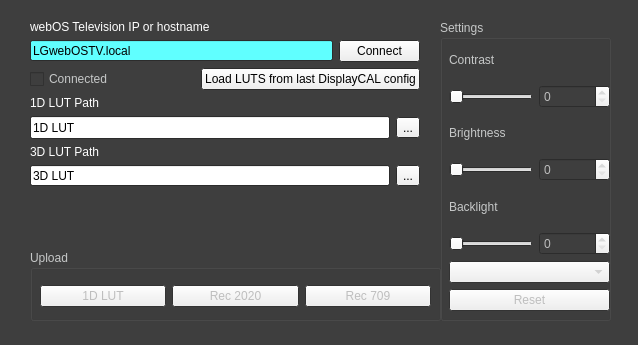
<?xml version="1.0" encoding="UTF-8"?>
<ui version="4.0">
 <class>test4</class>
 <widget class="QWidget" name="test4">
  <property name="windowModality">
   <enum>Qt::NonModal</enum>
  </property>
  <property name="enabled">
   <bool>true</bool>
  </property>
  <property name="geometry">
   <rect>
    <x>0</x>
    <y>0</y>
    <width>638</width>
    <height>345</height>
   </rect>
  </property>
  <property name="sizePolicy">
   <sizepolicy hsizetype="Fixed" vsizetype="Fixed">
    <horstretch>0</horstretch>
    <verstretch>0</verstretch>
   </sizepolicy>
  </property>
  <property name="minimumSize">
   <size>
    <width>638</width>
    <height>345</height>
   </size>
  </property>
  <property name="maximumSize">
   <size>
    <width>638</width>
    <height>345</height>
   </size>
  </property>
  <property name="palette">
   <palette>
    <active>
     <colorrole role="WindowText">
      <brush brushstyle="SolidPattern">
       <color alpha="255">
        <red>255</red>
        <green>255</green>
        <blue>255</blue>
       </color>
      </brush>
     </colorrole>
     <colorrole role="Base">
      <brush brushstyle="SolidPattern">
       <color alpha="255">
        <red>255</red>
        <green>255</green>
        <blue>255</blue>
       </color>
      </brush>
     </colorrole>
     <colorrole role="Window">
      <brush brushstyle="SolidPattern">
       <color alpha="255">
        <red>62</red>
        <green>62</green>
        <blue>62</blue>
       </color>
      </brush>
     </colorrole>
    </active>
    <inactive>
     <colorrole role="WindowText">
      <brush brushstyle="SolidPattern">
       <color alpha="255">
        <red>255</red>
        <green>255</green>
        <blue>255</blue>
       </color>
      </brush>
     </colorrole>
     <colorrole role="Base">
      <brush brushstyle="SolidPattern">
       <color alpha="255">
        <red>255</red>
        <green>255</green>
        <blue>255</blue>
       </color>
      </brush>
     </colorrole>
     <colorrole role="Window">
      <brush brushstyle="SolidPattern">
       <color alpha="255">
        <red>62</red>
        <green>62</green>
        <blue>62</blue>
       </color>
      </brush>
     </colorrole>
    </inactive>
    <disabled>
     <colorrole role="WindowText">
      <brush brushstyle="SolidPattern">
       <color alpha="255">
        <red>198</red>
        <green>200</green>
        <blue>200</blue>
       </color>
      </brush>
     </colorrole>
     <colorrole role="Base">
      <brush brushstyle="SolidPattern">
       <color alpha="255">
        <red>224</red>
        <green>225</green>
        <blue>228</blue>
       </color>
      </brush>
     </colorrole>
     <colorrole role="Window">
      <brush brushstyle="SolidPattern">
       <color alpha="255">
        <red>62</red>
        <green>62</green>
        <blue>62</blue>
       </color>
      </brush>
     </colorrole>
    </disabled>
   </palette>
  </property>
  <property name="windowTitle">
   <string>agf.webOS Calibration helper </string>
  </property>
  <property name="autoFillBackground">
   <bool>true</bool>
  </property>
  <layout class="QGridLayout" name="_2">
   <property name="sizeConstraint">
    <enum>QLayout::SetFixedSize</enum>
   </property>
   <property name="leftMargin">
    <number>20</number>
   </property>
   <property name="topMargin">
    <number>20</number>
   </property>
   <property name="rightMargin">
    <number>20</number>
   </property>
   <property name="bottomMargin">
    <number>20</number>
   </property>
   <item row="0" column="1">
    <widget class="QFrame" name="frame">
     <property name="sizePolicy">
      <sizepolicy hsizetype="Fixed" vsizetype="Fixed">
       <horstretch>0</horstretch>
       <verstretch>0</verstretch>
      </sizepolicy>
     </property>
     <property name="minimumSize">
      <size>
       <width>598</width>
       <height>305</height>
      </size>
     </property>
     <property name="maximumSize">
      <size>
       <width>598</width>
       <height>305</height>
      </size>
     </property>
     <property name="frameShape">
      <enum>QFrame::Panel</enum>
     </property>
     <property name="frameShadow">
      <enum>QFrame::Plain</enum>
     </property>
     <widget class="QWidget" name="widget" native="true">
      <property name="geometry">
       <rect>
        <x>0</x>
        <y>0</y>
        <width>601</width>
        <height>311</height>
       </rect>
      </property>
      <property name="palette">
       <palette>
        <active>
         <colorrole role="Base">
          <brush brushstyle="SolidPattern">
           <color alpha="255">
            <red>255</red>
            <green>255</green>
            <blue>255</blue>
           </color>
          </brush>
         </colorrole>
         <colorrole role="Window">
          <brush brushstyle="SolidPattern">
           <color alpha="255">
            <red>62</red>
            <green>62</green>
            <blue>62</blue>
           </color>
          </brush>
         </colorrole>
        </active>
        <inactive>
         <colorrole role="Base">
          <brush brushstyle="SolidPattern">
           <color alpha="255">
            <red>255</red>
            <green>255</green>
            <blue>255</blue>
           </color>
          </brush>
         </colorrole>
         <colorrole role="Window">
          <brush brushstyle="SolidPattern">
           <color alpha="255">
            <red>62</red>
            <green>62</green>
            <blue>62</blue>
           </color>
          </brush>
         </colorrole>
        </inactive>
        <disabled>
         <colorrole role="Base">
          <brush brushstyle="SolidPattern">
           <color alpha="255">
            <red>62</red>
            <green>62</green>
            <blue>62</blue>
           </color>
          </brush>
         </colorrole>
         <colorrole role="Window">
          <brush brushstyle="SolidPattern">
           <color alpha="255">
            <red>62</red>
            <green>62</green>
            <blue>62</blue>
           </color>
          </brush>
         </colorrole>
        </disabled>
       </palette>
      </property>
      <property name="autoFillBackground">
       <bool>true</bool>
      </property>
      <widget class="QWidget" name="layoutWidget">
       <property name="geometry">
        <rect>
         <x>10</x>
         <y>0</y>
         <width>411</width>
         <height>220</height>
        </rect>
       </property>
       <layout class="QVBoxLayout" name="verticalLayout">
        <property name="spacing">
         <number>-1</number>
        </property>
        <property name="sizeConstraint">
         <enum>QLayout::SetFixedSize</enum>
        </property>
        <item>
         <widget class="QLabel" name="label_4">
          <property name="text">
           <string>webOS Television IP or hostname</string>
          </property>
         </widget>
        </item>
        <item>
         <layout class="QHBoxLayout" name="horizontalLayout_9">
          <item>
           <widget class="QLineEdit" name="IP">
            <property name="enabled">
             <bool>true</bool>
            </property>
            <property name="minimumSize">
             <size>
              <width>303</width>
              <height>21</height>
             </size>
            </property>
            <property name="maximumSize">
             <size>
              <width>303</width>
              <height>21</height>
             </size>
            </property>
            <property name="palette">
             <palette>
              <active>
               <colorrole role="WindowText">
                <brush brushstyle="SolidPattern">
                 <color alpha="255">
                  <red>255</red>
                  <green>255</green>
                  <blue>255</blue>
                 </color>
                </brush>
               </colorrole>
               <colorrole role="BrightText">
                <brush brushstyle="SolidPattern">
                 <color alpha="255">
                  <red>0</red>
                  <green>0</green>
                  <blue>0</blue>
                 </color>
                </brush>
               </colorrole>
               <colorrole role="Base">
                <brush brushstyle="SolidPattern">
                 <color alpha="255">
                  <red>96</red>
                  <green>255</green>
                  <blue>255</blue>
                 </color>
                </brush>
               </colorrole>
               <colorrole role="AlternateBase">
                <brush brushstyle="SolidPattern">
                 <color alpha="255">
                  <red>245</red>
                  <green>98</green>
                  <blue>245</blue>
                 </color>
                </brush>
               </colorrole>
               <colorrole role="PlaceholderText">
                <brush brushstyle="SolidPattern">
                 <color alpha="128">
                  <red>0</red>
                  <green>0</green>
                  <blue>0</blue>
                 </color>
                </brush>
               </colorrole>
              </active>
              <inactive>
               <colorrole role="WindowText">
                <brush brushstyle="SolidPattern">
                 <color alpha="255">
                  <red>255</red>
                  <green>255</green>
                  <blue>255</blue>
                 </color>
                </brush>
               </colorrole>
               <colorrole role="BrightText">
                <brush brushstyle="SolidPattern">
                 <color alpha="255">
                  <red>0</red>
                  <green>0</green>
                  <blue>0</blue>
                 </color>
                </brush>
               </colorrole>
               <colorrole role="Base">
                <brush brushstyle="SolidPattern">
                 <color alpha="255">
                  <red>96</red>
                  <green>255</green>
                  <blue>255</blue>
                 </color>
                </brush>
               </colorrole>
               <colorrole role="AlternateBase">
                <brush brushstyle="SolidPattern">
                 <color alpha="255">
                  <red>245</red>
                  <green>98</green>
                  <blue>245</blue>
                 </color>
                </brush>
               </colorrole>
               <colorrole role="PlaceholderText">
                <brush brushstyle="SolidPattern">
                 <color alpha="128">
                  <red>0</red>
                  <green>0</green>
                  <blue>0</blue>
                 </color>
                </brush>
               </colorrole>
              </inactive>
              <disabled>
               <colorrole role="WindowText">
                <brush brushstyle="SolidPattern">
                 <color alpha="255">
                  <red>198</red>
                  <green>200</green>
                  <blue>200</blue>
                 </color>
                </brush>
               </colorrole>
               <colorrole role="BrightText">
                <brush brushstyle="SolidPattern">
                 <color alpha="255">
                  <red>0</red>
                  <green>0</green>
                  <blue>0</blue>
                 </color>
                </brush>
               </colorrole>
               <colorrole role="Base">
                <brush brushstyle="SolidPattern">
                 <color alpha="255">
                  <red>62</red>
                  <green>62</green>
                  <blue>62</blue>
                 </color>
                </brush>
               </colorrole>
               <colorrole role="AlternateBase">
                <brush brushstyle="SolidPattern">
                 <color alpha="255">
                  <red>245</red>
                  <green>98</green>
                  <blue>245</blue>
                 </color>
                </brush>
               </colorrole>
               <colorrole role="PlaceholderText">
                <brush brushstyle="SolidPattern">
                 <color alpha="128">
                  <red>0</red>
                  <green>0</green>
                  <blue>0</blue>
                 </color>
                </brush>
               </colorrole>
              </disabled>
             </palette>
            </property>
            <property name="autoFillBackground">
             <bool>false</bool>
            </property>
            <property name="inputMask">
             <string/>
            </property>
            <property name="text">
             <string>LGwebOSTV.local</string>
            </property>
           </widget>
          </item>
          <item>
           <widget class="QPushButton" name="connectPB">
            <property name="text">
             <string>Connect</string>
            </property>
           </widget>
          </item>
         </layout>
        </item>
        <item>
         <layout class="QHBoxLayout" name="horizontalLayout">
          <item alignment="Qt::AlignLeft">
           <widget class="QCheckBox" name="connectedCheckbox">
            <property name="enabled">
             <bool>false</bool>
            </property>
            <property name="sizePolicy">
             <sizepolicy hsizetype="Maximum" vsizetype="Fixed">
              <horstretch>0</horstretch>
              <verstretch>0</verstretch>
             </sizepolicy>
            </property>
            <property name="text">
             <string>Connected</string>
            </property>
           </widget>
          </item>
          <item>
           <widget class="QPushButton" name="loadDisplayCalLUTPB">
            <property name="text">
             <string>Load LUTS from last DisplayCAL config</string>
            </property>
           </widget>
          </item>
         </layout>
        </item>
        <item>
         <layout class="QVBoxLayout" name="verticalLayout_2">
          <property name="spacing">
           <number>-1</number>
          </property>
          <item>
           <widget class="QLabel" name="label_5">
            <property name="text">
             <string>1D LUT Path</string>
            </property>
           </widget>
          </item>
          <item>
           <layout class="QHBoxLayout" name="horizontalLayout_5">
            <item>
             <widget class="QLineEdit" name="LutEdit1">
              <property name="sizePolicy">
               <sizepolicy hsizetype="Expanding" vsizetype="Expanding">
                <horstretch>0</horstretch>
                <verstretch>0</verstretch>
               </sizepolicy>
              </property>
              <property name="minimumSize">
               <size>
                <width>360</width>
                <height>23</height>
               </size>
              </property>
              <property name="maximumSize">
               <size>
                <width>360</width>
                <height>23</height>
               </size>
              </property>
              <property name="text">
               <string>1D LUT </string>
              </property>
             </widget>
            </item>
            <item>
             <widget class="QToolButton" name="pB">
              <property name="text">
               <string>...</string>
              </property>
             </widget>
            </item>
           </layout>
          </item>
          <item>
           <widget class="QLabel" name="label_6">
            <property name="text">
             <string>3D LUT Path</string>
            </property>
           </widget>
          </item>
          <item>
           <layout class="QHBoxLayout" name="horizontalLayout_6">
            <item>
             <widget class="QLineEdit" name="LutEdit2">
              <property name="minimumSize">
               <size>
                <width>360</width>
                <height>21</height>
               </size>
              </property>
              <property name="maximumSize">
               <size>
                <width>360</width>
                <height>21</height>
               </size>
              </property>
              <property name="text">
               <string>3D LUT</string>
              </property>
             </widget>
            </item>
            <item>
             <widget class="QToolButton" name="pB2">
              <property name="text">
               <string>...</string>
              </property>
             </widget>
            </item>
           </layout>
          </item>
         </layout>
        </item>
       </layout>
      </widget>
      <widget class="QGroupBox" name="settingsBox">
       <property name="enabled">
        <bool>false</bool>
       </property>
       <property name="geometry">
        <rect>
         <x>420</x>
         <y>0</y>
         <width>171</width>
         <height>301</height>
        </rect>
       </property>
       <property name="sizePolicy">
        <sizepolicy hsizetype="Preferred" vsizetype="Preferred">
         <horstretch>0</horstretch>
         <verstretch>0</verstretch>
        </sizepolicy>
       </property>
       <property name="title">
        <string>Settings</string>
       </property>
       <widget class="QWidget" name="layoutWidget">
        <property name="geometry">
         <rect>
          <x>9</x>
          <y>20</y>
          <width>161</width>
          <height>271</height>
         </rect>
        </property>
        <layout class="QVBoxLayout" name="verticalLayout_3">
         <item>
          <widget class="QLabel" name="label_2">
           <property name="text">
            <string>Contrast</string>
           </property>
          </widget>
         </item>
         <item>
          <layout class="QHBoxLayout" name="horizontalLayout_2">
           <item>
            <widget class="QSlider" name="contrastSlider">
             <property name="orientation">
              <enum>Qt::Horizontal</enum>
             </property>
            </widget>
           </item>
           <item>
            <widget class="QSpinBox" name="spinBox_2">
             <property name="sizePolicy">
              <sizepolicy hsizetype="Expanding" vsizetype="Fixed">
               <horstretch>0</horstretch>
               <verstretch>0</verstretch>
              </sizepolicy>
             </property>
            </widget>
           </item>
          </layout>
         </item>
         <item>
          <widget class="QLabel" name="label">
           <property name="text">
            <string>Brightness</string>
           </property>
          </widget>
         </item>
         <item>
          <layout class="QHBoxLayout" name="horizontalLayout_3">
           <item>
            <widget class="QSlider" name="brightnessSlider">
             <property name="orientation">
              <enum>Qt::Horizontal</enum>
             </property>
            </widget>
           </item>
           <item>
            <widget class="QSpinBox" name="spinBox_3">
             <property name="sizePolicy">
              <sizepolicy hsizetype="Expanding" vsizetype="Fixed">
               <horstretch>0</horstretch>
               <verstretch>0</verstretch>
              </sizepolicy>
             </property>
            </widget>
           </item>
          </layout>
         </item>
         <item>
          <widget class="QLabel" name="label_3">
           <property name="text">
            <string>Backlight</string>
           </property>
          </widget>
         </item>
         <item>
          <layout class="QHBoxLayout" name="horizontalLayout_4">
           <item>
            <widget class="QSlider" name="oledLightSlider">
             <property name="orientation">
              <enum>Qt::Horizontal</enum>
             </property>
            </widget>
           </item>
           <item>
            <widget class="QSpinBox" name="spinBox">
             <property name="sizePolicy">
              <sizepolicy hsizetype="Expanding" vsizetype="Fixed">
               <horstretch>0</horstretch>
               <verstretch>0</verstretch>
              </sizepolicy>
             </property>
            </widget>
           </item>
          </layout>
         </item>
         <item>
          <widget class="QComboBox" name="calibrationModeComboBox"/>
         </item>
         <item>
          <widget class="QPushButton" name="ddcResetPB">
           <property name="text">
            <string>Reset</string>
           </property>
          </widget>
         </item>
        </layout>
       </widget>
      </widget>
      <widget class="QGroupBox" name="uploadBox">
       <property name="enabled">
        <bool>false</bool>
       </property>
       <property name="geometry">
        <rect>
         <x>10</x>
         <y>230</y>
         <width>411</width>
         <height>71</height>
        </rect>
       </property>
       <property name="sizePolicy">
        <sizepolicy hsizetype="Minimum" vsizetype="Minimum">
         <horstretch>0</horstretch>
         <verstretch>0</verstretch>
        </sizepolicy>
       </property>
       <property name="title">
        <string>Upload</string>
       </property>
       <widget class="QWidget" name="layoutWidget">
        <property name="geometry">
         <rect>
          <x>10</x>
          <y>30</y>
          <width>391</width>
          <height>32</height>
         </rect>
        </property>
        <layout class="QHBoxLayout" name="horizontalLayout_8">
         <item>
          <widget class="QPushButton" name="upload1D">
           <property name="text">
            <string>1D LUT</string>
           </property>
          </widget>
         </item>
         <item>
          <widget class="QPushButton" name="upload3D2020">
           <property name="text">
            <string>Rec 2020</string>
           </property>
          </widget>
         </item>
         <item>
          <widget class="QPushButton" name="upload3D709">
           <property name="text">
            <string>Rec 709</string>
           </property>
          </widget>
         </item>
        </layout>
       </widget>
      </widget>
     </widget>
    </widget>
   </item>
  </layout>
 </widget>
 <resources/>
 <connections>
  <connection>
   <sender>spinBox_3</sender>
   <signal>valueChanged(int)</signal>
   <receiver>brightnessSlider</receiver>
   <slot>setValue(int)</slot>
   <hints>
    <hint type="sourcelabel">
     <x>484</x>
     <y>125</y>
    </hint>
    <hint type="destinationlabel">
     <x>465</x>
     <y>124</y>
    </hint>
   </hints>
  </connection>
  <connection>
   <sender>brightnessSlider</sender>
   <signal>valueChanged(int)</signal>
   <receiver>spinBox_3</receiver>
   <slot>setValue(int)</slot>
   <hints>
    <hint type="sourcelabel">
     <x>440</x>
     <y>136</y>
    </hint>
    <hint type="destinationlabel">
     <x>478</x>
     <y>133</y>
    </hint>
   </hints>
  </connection>
  <connection>
   <sender>spinBox_2</sender>
   <signal>valueChanged(int)</signal>
   <receiver>contrastSlider</receiver>
   <slot>setValue(int)</slot>
   <hints>
    <hint type="sourcelabel">
     <x>488</x>
     <y>74</y>
    </hint>
    <hint type="destinationlabel">
     <x>451</x>
     <y>74</y>
    </hint>
   </hints>
  </connection>
  <connection>
   <sender>spinBox</sender>
   <signal>valueChanged(int)</signal>
   <receiver>oledLightSlider</receiver>
   <slot>setValue(int)</slot>
   <hints>
    <hint type="sourcelabel">
     <x>491</x>
     <y>191</y>
    </hint>
    <hint type="destinationlabel">
     <x>445</x>
     <y>184</y>
    </hint>
   </hints>
  </connection>
  <connection>
   <sender>contrastSlider</sender>
   <signal>valueChanged(int)</signal>
   <receiver>spinBox_2</receiver>
   <slot>setValue(int)</slot>
   <hints>
    <hint type="sourcelabel">
     <x>451</x>
     <y>75</y>
    </hint>
    <hint type="destinationlabel">
     <x>491</x>
     <y>70</y>
    </hint>
   </hints>
  </connection>
  <connection>
   <sender>oledLightSlider</sender>
   <signal>valueChanged(int)</signal>
   <receiver>spinBox</receiver>
   <slot>setValue(int)</slot>
   <hints>
    <hint type="sourcelabel">
     <x>383</x>
     <y>200</y>
    </hint>
    <hint type="destinationlabel">
     <x>471</x>
     <y>199</y>
    </hint>
   </hints>
  </connection>
 </connections>
</ui>
